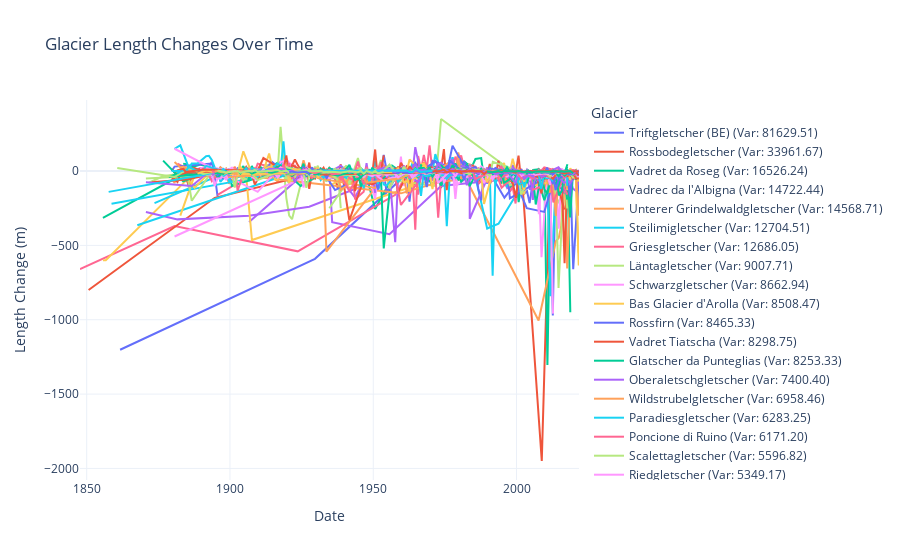

This figure's notebook cell:
### Code cell
def plot_glacier_length_change(file_path):
    global glacier
    length_data = pd.read_csv(file_path)
    length_data = length_data.fillna(0)
    length_data = length_data.iloc[2:]
    length_data['start date of observation'] = pd.to_datetime(length_data['start date of observation'])
    
    # Convert column to numeric
    length_data['length change'] = pd.to_numeric(length_data['length change'], errors='coerce')
    length_data['elevation of glacier tongue'] = pd.to_numeric(length_data['elevation of glacier tongue'], errors='coerce')
    
    # Find all unique glaciers
    glaciers = length_data['glacier name'].unique()
    number_of_glaciers = len(glaciers)
    
    # Calculate variance of length change for each glacier and sort by variance
    glacier_variance = length_data.groupby('glacier name')['length change'].var().sort_values(ascending=False)
    
    # Create figure
    length_change_fig = go.Figure()

    # Loop through each glacier and add trace to the figure
    for glacier in glacier_variance.index:
        glacier_data = length_data[length_data['glacier name'] == glacier]
        length_change_fig.add_trace(go.Scatter(
            x=glacier_data['start date of observation'], 
            y=glacier_data['length change'],
            mode='lines',
            name=f"{glacier} (Var: {glacier_variance[glacier]:.2f})"
        ))
    
    length_change_fig.update_layout(title='Glacier Length Changes Over Time',
                      xaxis_title='Date',
                      yaxis_title='Length Change (m)',
                      legend_title="Glacier",
                      template='plotly_white')
    
    length_change_fig.show()

plot_glacier_length_change('data/lengthchange.csv')
